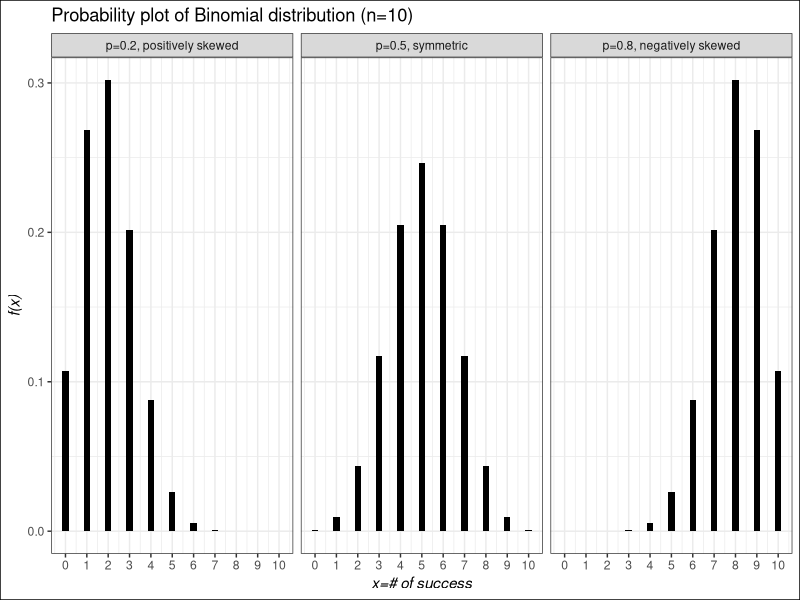

Write the R code that produced this figure.
## ---- chunk 1
library(tidyverse)
success <- 0:10
p1<-dbinom(success, size=10, prob=.2)
p2<-dbinom(success, size=10, prob=.5)
p3<-dbinom(success, size=10, prob=.8)

wide.df<-data.frame(success,p1,p2,p3)
#wide.df
wide.long<-wide.df%>%gather(key = "p",value = "prob",-success)
#head(wide.long)

wide.long<-wide.long%>%
        mutate(p=recode(p,
                        "p1"="p=0.2, positively skewed",
                        "p2"="p=0.5, symmetric",
                        "p3"="p=0.8, negatively skewed"))
wide.long%>%ggplot(aes(success,prob))+
        geom_col(width = .3,fill="black")+
        facet_wrap(~p)+
        scale_x_continuous(breaks = seq(0, 10, 1))+
        labs(x="x=# of success",y="f(x)",
             title = "Probability plot of Binomial distribution (n=10)" )+
  theme_bw()+
  theme(axis.title = element_text(face = "italic"),
                         plot.background = element_rect(color = "black"))->binomplot

binomplot
